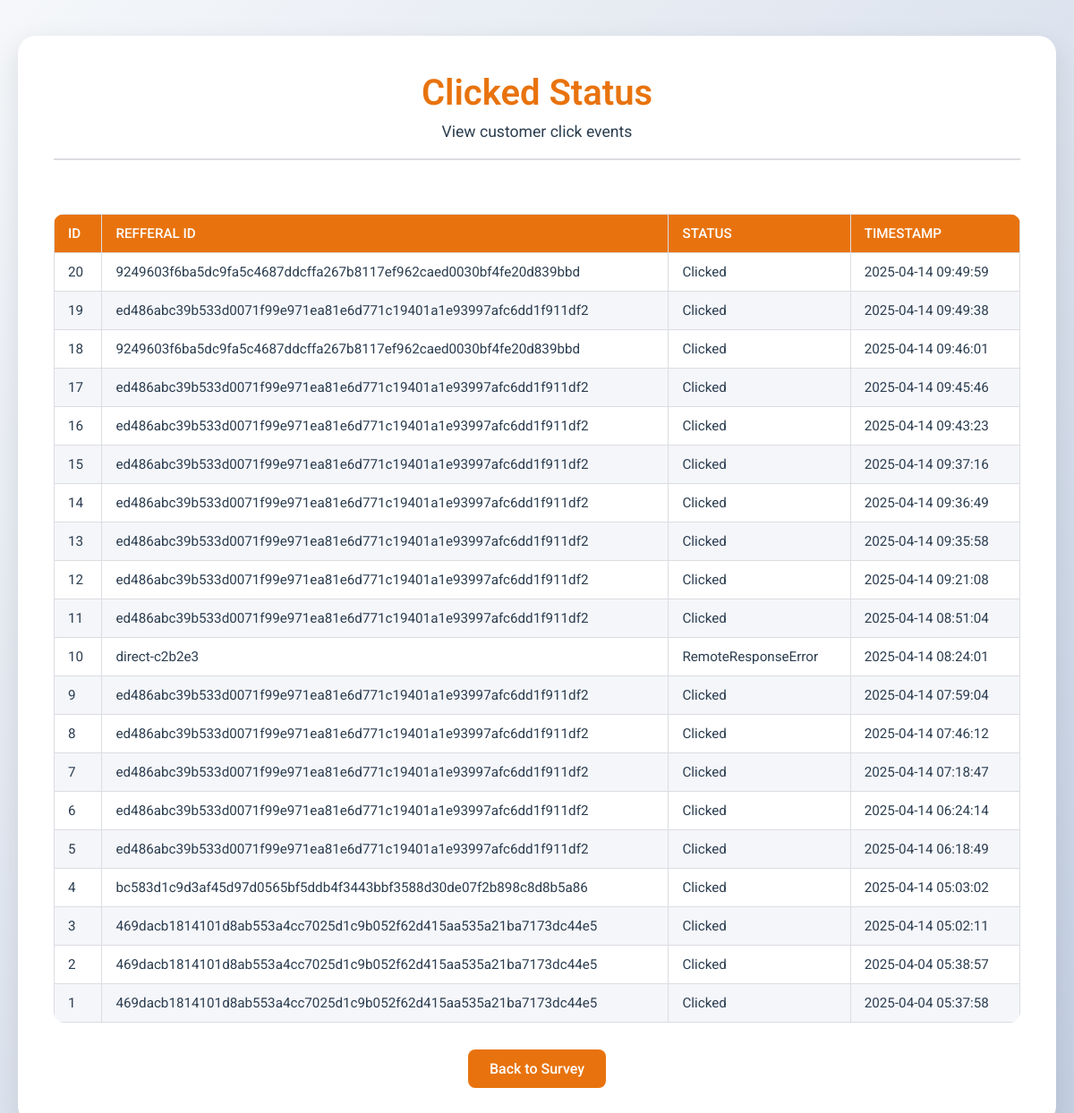
/clicked_status, run on an earlier commit of the app's database.
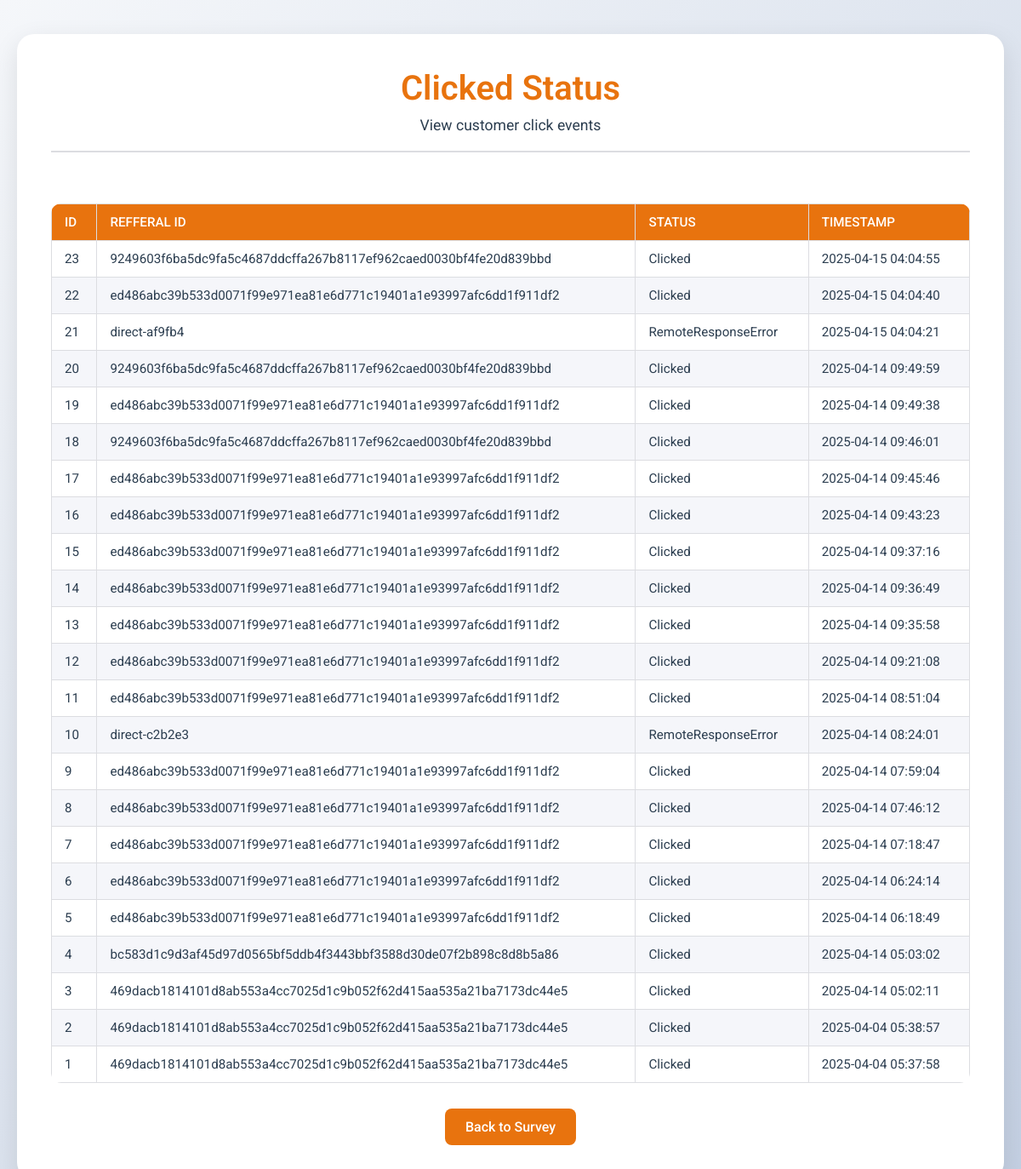
And on a later commit of the database.
### index.py (models this page shows)
class CustomerAction(db.Model):
    __tablename__ = 'customer_action'
    id = db.Column(db.Integer, primary_key=True)
    unique_user_id = db.Column(db.Integer, nullable=True)
    action_type = db.Column(db.String(20), nullable=False)
    referral_id = db.Column(db.String(64), nullable=False)
    timestamp = db.Column(db.DateTime, server_default=db.func.now())

### index.py (the view)
@index_bp.route('/clicked_status')
def clicked_status():
    actions = CustomerAction.query.order_by(CustomerAction.timestamp.desc()).all()
    return render_template('clicked_status.html', actions=actions)

### templates/clicked_status.html (shortened to what this page needs)
<!DOCTYPE html>
<html lang="en">
<head>
</head>
<body>
    <div class="container">
        <div class="header">
            <h1>Clicked Status</h1>
            <p>View customer click events</p>
        </div>
        <div class="table-container">
            <table>
                <thead>
                    <tr>
                        <th>ID</th>
                        <th>Refferal ID</th>
                        <th>Status</th>
                        <th>Timestamp</th>
                    </tr>
                </thead>
                <tbody>
                    {% for action in actions %}
                    <tr>
                        <td>{{ action.id }}</td>
                        <td>{{action.referral_id}}</td>
                        <td>{{ action.action_type }}</td>
                        <td>
                            {% if action.timestamp %}
                                {{ action.timestamp.strftime("%Y-%m-%d %H:%M:%S") }}
                            {% else %}
                                N/A
                            {% endif %}
                        </td>
                    </tr>
                    {% else %}
                    <tr>
                        <td colspan="3" style="text-align: center;">No customer actions found.</td>
                    </tr>
                    {% endfor %}
                </tbody>
            </table>
        </div>
        <div style="text-align: center;">
            <a href="{{ url_for('index_bp.index') }}" class="home-link">Back to Survey</a>
        </div>
    </div>
</body>
</html>

### templates/clicked_status.html (style rules this page uses)
:root { --primary-color: #e8730e; --secondary-color: #f5f6fa; --text-color: #2c3e50; --border-color: #dcdde1; --hover-color: #c13c08; }
* { margin: 0; padding: 0; box-sizing: border-box; font-family: 'Roboto', sans-serif; }
body { background: linear-gradient(135deg, #f5f7fa 0%, #c3cfe2 100%); min-height: 100vh; padding: 40px 20px; color: var(--text-color); }
.container { max-width: 1400px; margin: 0 auto; background: white; padding: 40px; border-radius: 20px; box-shadow: 0 10px 30px rgba(0, 0, 0, 0.1); }
.header { text-align: center; margin-bottom: 40px; padding-bottom: 20px; border-bottom: 2px solid var(--border-color); }
.header h1 { color: var(--primary-color); font-size: 2.5em; margin-bottom: 10px; font-weight: 600; }
.header p { font-size: 1.1em; }
.table-container { overflow-x: auto; margin-top: 30px; }
table { width: 100%; border-collapse: collapse; background: white; border-radius: 12px; overflow: hidden; font-size: 0.95rem; margin-top: 20px; }
th, td { padding: 12px 15px; border: 1px solid var(--border-color); text-align: left; vertical-align: top; }
th { background: var(--primary-color); color: white; font-weight: 500; text-transform: uppercase; }
tr:nth-child(even) { background: var(--secondary-color); }
.home-link { display: inline-block; margin-top: 30px; padding: 12px 24px; background: var(--primary-color); color: white; text-decoration: none; border-radius: 8px; font-weight: 500; transition: background 0.3s ease; }

What changed in the data, as far as the page shows it:
added CustomerAction: id "23", referral_id "9249603f6ba5dc9fa5c4687ddcffa267b8117ef962caed0030bf4fe20d839bbd", action_type "Clicked", timestamp "2025-04-15 04:04:55"
added CustomerAction: id "22", referral_id "ed486abc39b533d0071f99e971ea81e6d771c19401a1e93997afc6dd1f911df2", action_type "Clicked", timestamp "2025-04-15 04:04:40"
added CustomerAction: id "21", referral_id "direct-af9fb4", action_type "RemoteResponseError", timestamp "2025-04-15 04:04:21"
